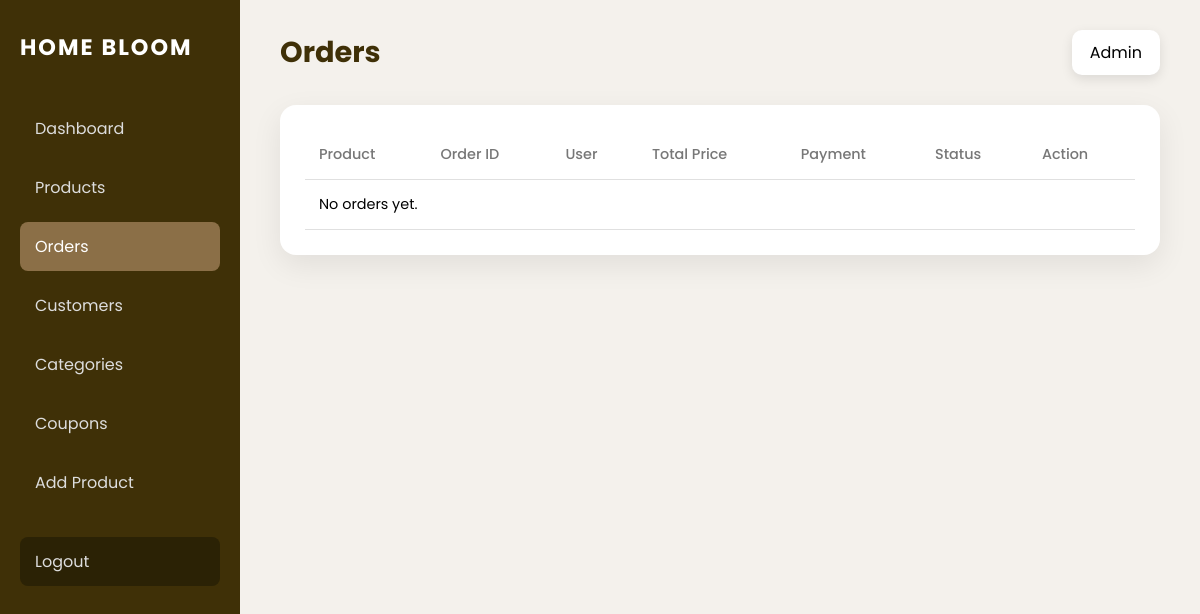
Page /adminorder (signed in) on the earlier database version.
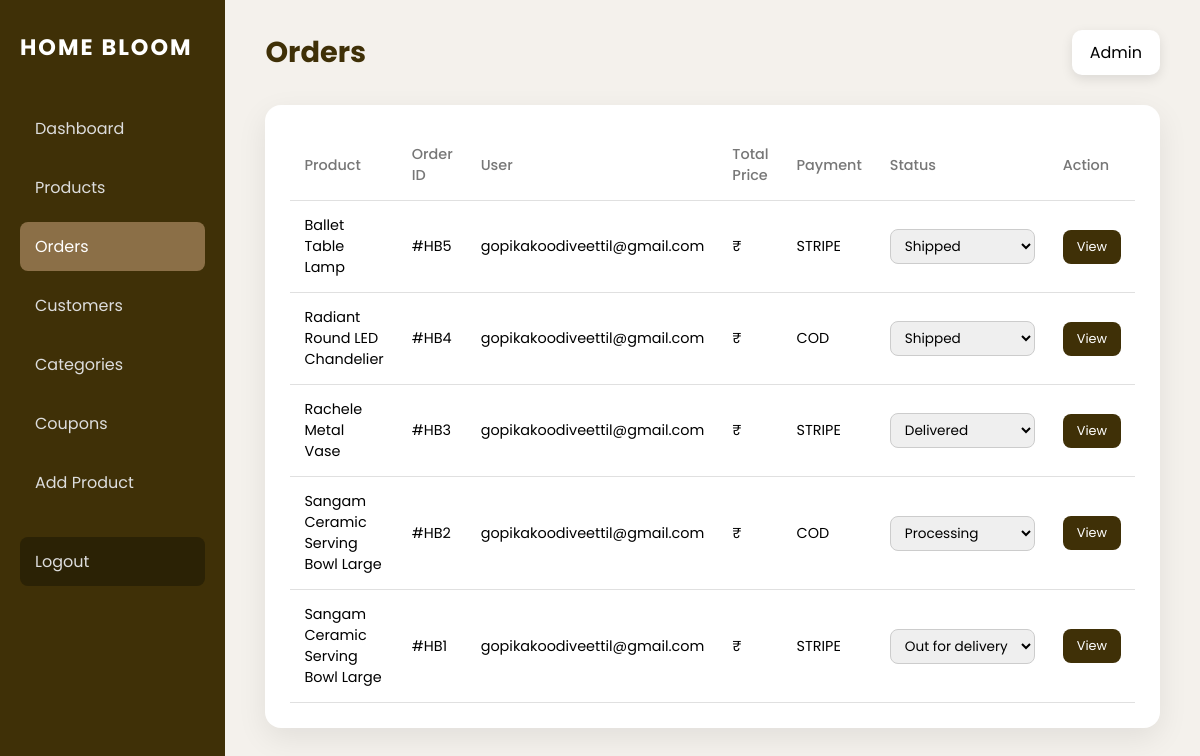
Same page on the later database version.
### bloom/models.py (models this page shows, shortened)
class Order(models.Model):
    STATUS_CHOICES = [
    ("pending", "Pending"),
    ("confirmed", "Confirmed"),
    ("shipped", "Shipped"),
    ("delivered", "Delivered"),
    ("cancelled", "Cancelled"),
]
    PAYMENT_CHOICES = [
        ("COD", "Cash on Delivery"),
        ("STRIPE", "Stripe"),
    ]
    payment_status = models.CharField(
        max_length=20,
        default="PENDING"
    )
    user = models.ForeignKey(User, on_delete=models.CASCADE)
    address = models.ForeignKey("Address", on_delete=models.SET_NULL, null=True)
    total = models.DecimalField(max_digits=10, decimal_places=2)
    payment_method = models.CharField(max_length=20, choices=PAYMENT_CHOICES)
    status = models.CharField(max_length=20, choices=STATUS_CHOICES, default="pending")
    stripe_session_id = models.CharField(max_length=255, blank=True, null=True)
    created_at = models.DateTimeField(auto_now_add=True)

class OrderItem(models.Model):
    order = models.ForeignKey(Order,related_name="items",on_delete=models.CASCADE)
    product = models.ForeignKey("Product",on_delete=models.CASCADE)
    quantity = models.PositiveIntegerField()
    price = models.DecimalField(max_digits=10,decimal_places=2)

class Product(models.Model):
    name = models.CharField(max_length=200)
    category = models.ForeignKey(
        Category,
        on_delete=models.CASCADE
    )
    subcategory = models.ForeignKey(
        SubCategory,
        on_delete=models.SET_NULL,
        null=True,
        blank=True
    )
    price = models.DecimalField(max_digits=10, decimal_places=2)
    offer_price = models.DecimalField(max_digits=10, decimal_places=0, null=True, blank=True)
    quantity = models.IntegerField()
    offer = models.IntegerField(null=True, blank=True)
    description = models.TextField(blank=True,null=True)
    image1 = models.ImageField(upload_to="products/")
    image2 = models.ImageField(upload_to="products/", null=True, blank=True)
    image3 = models.ImageField(upload_to="products/", null=True, blank=True)
    image4 = models.ImageField(upload_to="products/", null=True, blank=True)
    is_new = models.BooleanField(default=False)
    is_best_seller = models.BooleanField(default=False)
    created_at = models.DateTimeField(auto_now_add=True)
    is_active = models.BooleanField(default=True)

class User(AbstractUser):
    email = models.EmailField(unique=True)
    USERNAME_FIELD = "email"
    REQUIRED_FIELDS = ["username"]

### bloom/decorators.py (the view)
    def wrapper(request, *args, **kwargs):
        if request.user.is_authenticated and request.user.is_staff:
            return view_func(request, *args, **kwargs)
        messages.error(request, "Admin access only.")
        return redirect("login")

### bloom/views.py (called while the page is built)
@never_cache
@admin_required
def adminorder(request):
    orders = (
        Order.objects
        .select_related("user")
        .prefetch_related("items__product")
        .order_by("-created_at")
    )
    STATUS_CHOICES = [
        "Order Placed",
        "Processing",
        "Shipped",
        "Out for delivery",
        "Delivered",
    ]
    return render(
        request,
        "adminorder.html",
        {
            "orders": orders,
            "status_choices": STATUS_CHOICES,
        },
    )

### bloom/templates/adminorder.html (shortened to what this page needs)
<!DOCTYPE html>
<html lang="en">
<head>
</head>
<body>
<div class="dashboard-wrapper">
    <aside class="sidebar">
        <h2 class="brand">HOME BLOOM</h2>
        <nav>
            <a href="{% url 'admindashboard' %}">Dashboard</a>
            <a href="{%url 'adminproduct'%}">Products</a>
            <a href="{% url 'adminorder' %}"class="active">Orders</a>
             <a href="{%url 'admincustomer'%}">Customers</a>
            <a href="{%url 'admincategory'%}">Categories</a>
            <a href="{%url 'admincoupon'%}">Coupons</a>
            <a href="{%url 'addproduct'%}">Add Product</a>
            <a href="/" class="logout">Logout</a>
        </nav>
    </aside>
    <main class="main-content">
        <div class="top-bar">
            <h1>Orders</h1>
            <div class="admin-info">Admin</div>
        </div>
        <div class="table-wrapper">
           <table class="orders-table">
  <thead>
    <tr>
      <th>Product</th>
      <th>Order ID</th>
      <th>User</th>
      <th>Total Price</th>
      <th>Payment</th>
      <th>Status</th>
      <th>Action</th>
    </tr>
  </thead>
 <tbody>
{% for order in orders %}
<tr>
  <td>
    {{ order.items.first.product.name }}
  </td>
  <td>#HB{{ order.id }}</td>
  <td>{{ order.user.email }}</td>
  <td>₹{{ order.total_price }}</td>
  <td>{{ order.payment_method }}</td>
<td>
  <form method="post" action="{% url 'update_order_status' order.id %}">
    <select name="status" onchange="this.form.submit()">
      {% for status in status_choices %}
        <option value="{{ status }}"
          {% if order.status == status %}selected{% endif %}>
          {{ status }}
        </option>
      {% endfor %}
    </select>
  </form>
</td>
  <td>
    <details class="order-view">
      <summary>View</summary>
    </details>
  </td>
</tr>
{% empty %}
<tr>
  <td colspan="7">No orders yet.</td>
</tr>
{% endfor %}
</tbody>
</table>
        </div>
    </main>
</div>
</body>
</html>

### bloom/templates/adminorder.html (style rules this page uses)
* { margin:0; padding:0; box-sizing:border-box; font-family:'Poppins', sans-serif; }
body { background:#f4f1ec; }
.dashboard-wrapper { display:flex; min-height:100vh; }
.sidebar { width:240px; background:#3f3007; color:#fff; padding:30px 20px; }
.brand { font-size:1.4rem; letter-spacing:2px; margin-bottom:40px; }
.sidebar nav a { display:block; color:#ddd; text-decoration:none; padding:12px 15px; border-radius:8px; margin-bottom:10px; }
.sidebar nav a.active, .sidebar nav a:hover { background:#8B6F47; color:#fff; }
.logout { margin-top:30px; background:#2b2205; }
.main-content { flex:1; padding:30px 40px; }
.top-bar { display:flex; justify-content:space-between; align-items:center; margin-bottom:30px; }
.top-bar h1 { font-size:1.8rem; color:#3f3007; }
.admin-info { background:#fff; padding:10px 18px; border-radius:10px; box-shadow:0 4px 12px rgba(0,0,0,.1); }
.table-wrapper { background:#fff; border-radius:16px; padding:25px; box-shadow:0 10px 30px rgba(0,0,0,.08); overflow-x:auto; }
table { width:100%; border-collapse:collapse; min-width:100px; }
th,td { padding:14px; text-align:left; border-bottom:1px solid #e0e0e0; font-size:0.9rem; }
th { color:#777; font-weight:500; }
select { padding:6px 10px; border-radius:8px; border:1px solid #ccc; font-size:0.85rem; }
.order-view summary { list-style: none; cursor: pointer; background: #3f3007; color: #fff; padding: 8px 14px; border-radius: 8px; font-size: 0.8rem; display: inline-block; }

Differences in the rows shown:
added Order: items.first.product.name "Ballet Table Lamp", id "5", user.email "gopikakoodiveettil@gmail.com", payment_method "STRIPE", status "Shipped"
added Order: items.first.product.name "Radiant Round LED Chandelier", id "4", user.email "gopikakoodiveettil@gmail.com", payment_method "COD", status "Shipped"
added Order: items.first.product.name "Rachele Metal Vase", id "3", user.email "gopikakoodiveettil@gmail.com", payment_method "STRIPE", status "Delivered"
added Order: items.first.product.name "Sangam Ceramic Serving Bowl Large", id "2", user.email "gopikakoodiveettil@gmail.com", payment_method "COD", status "Processing"
added Order: items.first.product.name "Sangam Ceramic Serving Bowl Large", id "1", user.email "gopikakoodiveettil@gmail.com", payment_method "STRIPE", status "Out for delivery"
Other differences:
text no longer shown: "No orders yet."
